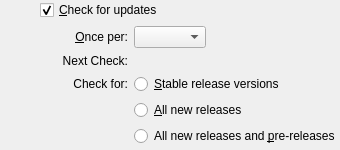
<ui version="4.0">
 <comment>
 VBox frontends: Qt4 GUI ("VirtualBox"):

     Copyright (C) 2008-2010 Oracle Corporation

     This file is part of VirtualBox Open Source Edition (OSE), as
     available from http://www.virtualbox.org. This file is free software;
     you can redistribute it and/or modify it under the terms of the GNU
     General Public License (GPL) as published by the Free Software
     Foundation, in version 2 as it comes in the "COPYING" file of the
     VirtualBox OSE distribution. VirtualBox OSE is distributed in the
     hope that it will be useful, but WITHOUT ANY WARRANTY of any kind.
 </comment>
 <class>UIGlobalSettingsUpdate</class>
 <widget class="QWidget" name="UIGlobalSettingsUpdate">
  <property name="geometry">
   <rect>
    <x>0</x>
    <y>0</y>
    <width>300</width>
    <height>150</height>
   </rect>
  </property>
  <layout class="QGridLayout">
   <property name="margin">
    <number>0</number>
   </property>
   <item row="0" column="0">
    <spacer>
     <property name="orientation">
      <enum>Qt::Horizontal</enum>
     </property>
     <property name="sizeType">
      <enum>QSizePolicy::Fixed</enum>
     </property>
     <property name="sizeHint">
      <size>
       <width>40</width>
       <height>20</height>
      </size>
     </property>
    </spacer>
   </item>
   <item row="0" column="1" colspan="4">
    <widget class="QCheckBox" name="m_pEnableUpdateCheckbox">
     <property name="whatsThis">
      <string>When checked, the application will periodically connect to the VirtualBox website and check whether a new VirtualBox version is available.</string>
     </property>
     <property name="text">
      <string>&amp;Check for updates</string>
     </property>
     <property name="checked">
      <bool>true</bool>
     </property>
    </widget>
   </item>
   <item row="1" column="1" rowspan="2">
    <spacer>
     <property name="orientation">
      <enum>Qt::Horizontal</enum>
     </property>
     <property name="sizeType">
      <enum>QSizePolicy::Fixed</enum>
     </property>
     <property name="sizeHint">
      <size>
       <width>16</width>
       <height>0</height>
      </size>
     </property>
    </spacer>
   </item>
   <item row="1" column="2">
    <widget class="QLabel" name="m_pUpdatePeriodLabel">
     <property name="text">
      <string>&amp;Once per:</string>
     </property>
     <property name="alignment">
      <set>Qt::AlignRight|Qt::AlignTrailing|Qt::AlignVCenter</set>
     </property>
     <property name="buddy">
      <cstring>m_pUpdatePeriodCombo</cstring>
     </property>
    </widget>
   </item>
   <item row="1" column="3">
    <widget class="QComboBox" name="m_pUpdatePeriodCombo">
     <property name="whatsThis">
      <string>Specifies how often the new version check should be performed. Note that if you want to completely disable this check, just clear the above check box.</string>
     </property>
    </widget>
   </item>
   <item row="1" column="4">
    <spacer>
     <property name="orientation">
      <enum>Qt::Horizontal</enum>
     </property>
     <property name="sizeHint">
      <size>
       <width>0</width>
       <height>0</height>
      </size>
     </property>
    </spacer>
   </item>
   <item row="2" column="2">
    <widget class="QLabel" name="m_pUpdateDateLabel">
     <property name="sizePolicy">
      <sizepolicy vsizetype="Preferred" hsizetype="Preferred">
       <horstretch>0</horstretch>
       <verstretch>0</verstretch>
      </sizepolicy>
     </property>
     <property name="text">
      <string>Next Check:</string>
     </property>
     <property name="alignment">
      <set>Qt::AlignRight|Qt::AlignTrailing|Qt::AlignVCenter</set>
     </property>
    </widget>
   </item>
   <item row="2" column="3" colspan="2">
    <widget class="QLabel" name="m_pUpdateDateText">
     <property name="sizePolicy">
      <sizepolicy vsizetype="Preferred" hsizetype="Expanding">
       <horstretch>0</horstretch>
       <verstretch>0</verstretch>
      </sizepolicy>
     </property>
    </widget>
   </item>
   <item row="3" column="2">
    <widget class="QLabel" name="m_pUpdateFilterLabel">
     <property name="sizePolicy">
      <sizepolicy vsizetype="Preferred" hsizetype="Preferred">
       <horstretch>0</horstretch>
       <verstretch>0</verstretch>
      </sizepolicy>
     </property>
     <property name="text">
      <string>Check for:</string>
     </property>
     <property name="alignment">
      <set>Qt::AlignRight|Qt::AlignTrailing|Qt::AlignVCenter</set>
     </property>
    </widget>
   </item>
   <item row="3" column="3" colspan="2">
    <widget class="QRadioButton" name="m_pUpdateFilterStableRadio">
     <property name="whatsThis">
      <string>&lt;p>Choose this if you only wish to be notified about stable updates to VirtualBox.&lt;/p></string>
     </property>
     <property name="text">
      <string>&amp;Stable release versions</string>
     </property>
    </widget>
   </item>
   <item row="4" column="3" colspan="2">
    <widget class="QRadioButton" name="m_pUpdateFilterEveryRadio">
     <property name="whatsThis">
      <string>&lt;p>Choose this if you wish to be notified about all new VirtualBox releases.&lt;/p></string>
     </property>
     <property name="text">
      <string>&amp;All new releases</string>
     </property>
    </widget>
   </item>
   <item row="5" column="3" colspan="2">
    <widget class="QRadioButton" name="m_pUpdateFilterBetasRadio">
     <property name="whatsThis">
      <string>&lt;p>Choose this to be notified about all new VirtualBox releases and pre-release versions of VirtualBox.&lt;/p></string>
     </property>
     <property name="text">
      <string>All new releases and &amp;pre-releases</string>
     </property>
    </widget>
   </item>
   <item row="6" column="1" colspan="4">
    <spacer>
     <property name="orientation">
      <enum>Qt::Vertical</enum>
     </property>
     <property name="sizeHint">
      <size>
       <width>0</width>
       <height>0</height>
      </size>
     </property>
    </spacer>
   </item>
  </layout>
 </widget>
 <resources/>
 <connections/>
</ui>
